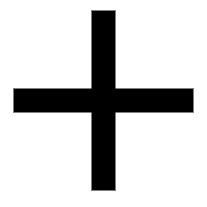
#> input picture images/plus.png, 207 x 207 px, found by its file name
$ python stylesheet.py
#> lines starting #> are read from the running program, lines starting #| are printed output that depends on the picture
from PIL import Image

#load images for drawing
plusImage = Image.open('images/plus.png')
#> plusImage is the input picture: PIL image 207x207 RGBA; mean R, G, B, A 0, 0, 0, 48
minusImage = Image.open('images/minus.png')
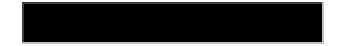
#> input picture images/minus.png, 173 x 23 px, found by its file name (shown 2 times larger)
#> minusImage is the input picture: PIL image 173x23 RGBA; mean R, G, B, A 0, 0, 0, 192.3
starImage = Image.open('images/star_black.png')
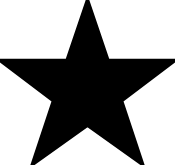
#> input picture images/star_black.png, 175 x 165 px, found by its file name
#> starImage is the input picture: PIL image 175x165 RGBA; mean R, G, B, A 0, 0, 0, 95.2
#> (the rest of the program and of its run is left out)
